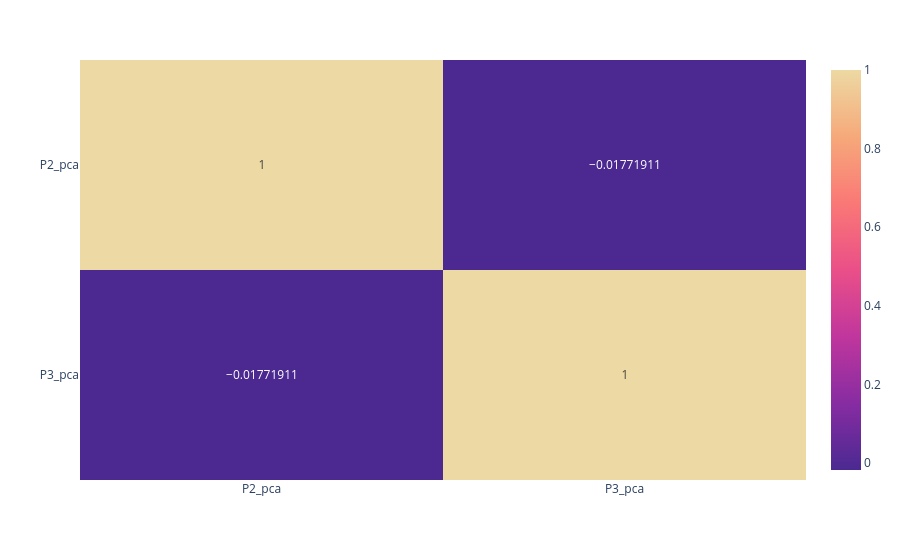

Notebook source saved alongside this figure:
### Code cell
fig_corr

### Figure 1 — Plotly figure (JSON) as saved in the notebook; plotly's stock layout.template omitted (floating-point values rounded to 4 significant figures)
{"data": [{"coloraxis": "coloraxis", "hovertemplate": "x: %{x}<br>y: %{y}<br>color: %{z}<extra></extra>", "name": "0", "texttemplate": "%{z}", "type": "heatmap", "x": ["P2_pca", "P3_pca"], "xaxis": "x", "y": ["P2_pca", "P3_pca"], "yaxis": "y", "z": [[1.0, -0.01772], [-0.01772, 1.0]]}], "layout": {"coloraxis": {"colorscale": [[0, "rgb(75, 41, 145)"], [0.1667, "rgb(135, 44, 162)"], [0.3333, "rgb(192, 54, 157)"], [0.5, "rgb(234, 79, 136)"], [0.6667, "rgb(250, 120, 118)"], [0.8333, "rgb(246, 169, 122)"], [1, "rgb(237, 217, 163)"]]}, "margin": {"t": 60}, "xaxis": {"anchor": "y", "domain": [0, 1]}, "yaxis": {"anchor": "x", "autorange": "reversed", "domain": [0, 1]}}}
